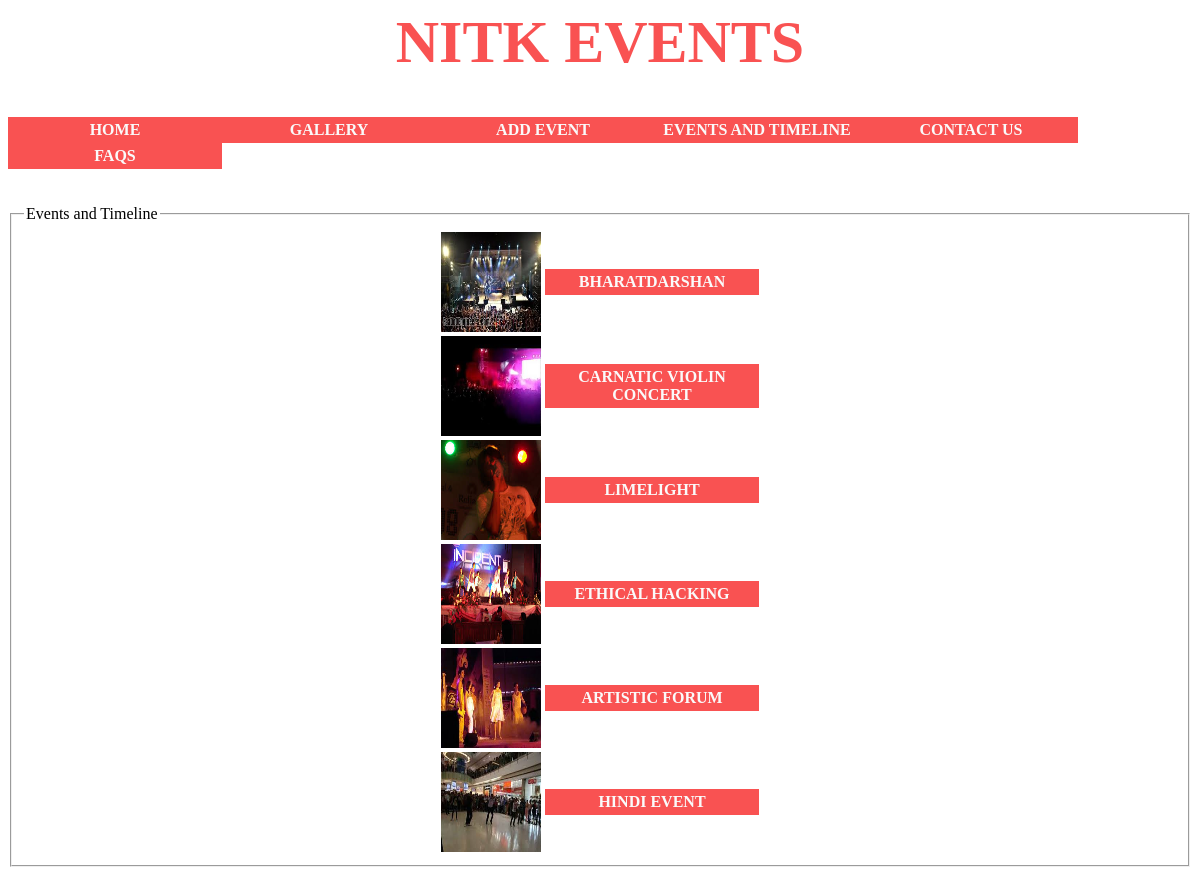
Screenshot of /eventsAndTimeline.php with the database file from the repository.
### tables this page shows
create table event(
eid int primary key AUTO_INCREMENT,
name varchar(256),
edate varchar(256) ,
etime varchar(256),
poster varchar(256),
video varchar(256),
description varchar(256),
oid int,
category varchar(256),
venue varchar(256),
 
 
 
 
 
seats int,
prerequisites varchar (256),
foreign key(oid) references organizer(oid) 
 );

### eventsAndTimeline.php (the view, shortened to what this page needs)
<html>
<?php
    require "header.php";
?>
<body>
    <fieldset>
        <legend>Events and Timeline</legend>
    <table align = "center">
       <?php
            if($con = connect())
            {
                $quer = "select * from event";
                $result = $con->query($quer);
                while($row = $result->fetch_assoc())
                {
                    $target = "viewevent.php?eventid=". $row["eid"];
                    $name = $row['name'];
                    $poster = $row['poster'];
                    echo "<tr><td><img src = $poster height = 100, width = 100></td><td><a href='$target'>$name</a></td></tr>";
                }
            }
        ?>
    </table>
    </fieldset>
</body>
</html>

### header.php
<?php
echo "<head>
	<link rel='stylesheet' type='text/css' href='link.css'>
</head>";
?>
<html>
	<body>
		<div id = 'divtop'>
		<h1>NITK EVENTS</h1>
		</div>
        <div id="divbottom">
      			<ul>
                    <li><a href="home.php">home</a></li>
                    <li><a href="gallery.php">gallery</a></li>
                    <li><a href="signin.php">add event</a></li>
                    <li><a href="eventsAndTimeline.php">events and timeline</a></li>
                    <li><a href="contact.php">Contact us</a></li>
                    <li><a href="faq.php">FAQs</a></li>
                </ul>
                <br><br>
            </div>
    </body>
</html>

### link.css (style rules this page uses)
#divtop { color:#f95252 ; text-align: center; font-size: 30px; }
#divbottom { text-color: #EFF5FB; }
ul { list-style-type:none; margin:0; padding:0; overflow:hidden; }
li { float:left; }
a:link,a:visited { display:block; width:206px; font-weight:bold; color:#FAFAFA; background-color:#f95252; text-align:center; padding:4px; text-decoration:none; text-transform:uppercase; }

### rows the page displays
event: poster (picture), name "BHARATDARSHAN"
event: poster (picture), name "CARNATIC VIOLIN CONCERT"
event: poster (picture), name "LIMELIGHT"
event: poster (picture), name "ETHICAL HACKING"
event: poster (picture), name "ARTISTIC FORUM"
event: poster (picture), name "HINDI EVENT"
